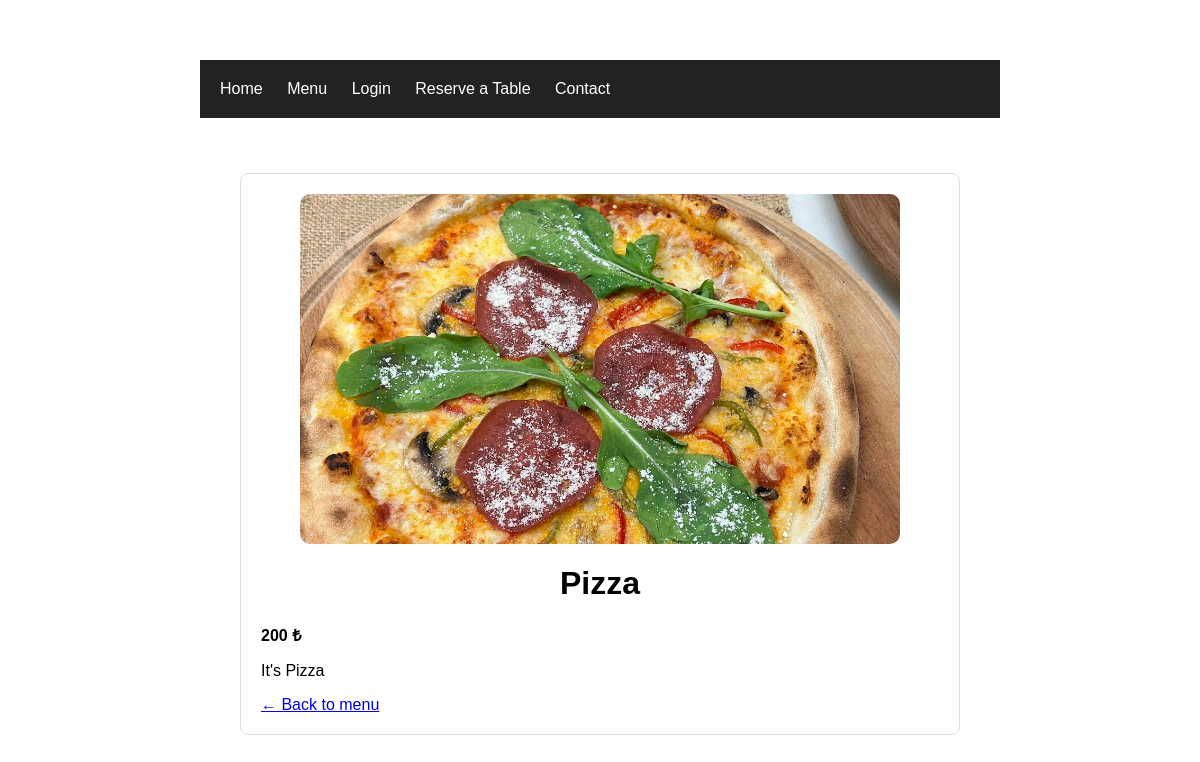
Page /menu/1/ on the committed database.
### menu/models.py (models this page shows, shortened)
class Food(models.Model):
    name = models.CharField(max_length=100)
    price = models.IntegerField()
    description = models.TextField(blank=True)
    image = models.ImageField(
        upload_to="food/",
        blank=True,
        null=True
    )
    category = models.ForeignKey(
        Category,
        on_delete=models.CASCADE,
        null=True,
        blank=True,
        related_name="foods"
    )

### menu/views.py (the view)
# urls.py: path('<int:id>/', views.food_detail, name="food_detail"),
def food_detail(request, id):
    food = get_object_or_404(Food, id=id)
    return render(
        request,
        "menu/food_detail.html",
        {"food": food}
    )

### menu/templates/menu/food_detail.html (shortened to what this page needs)
{% extends "base.html" %}
{% block content %}
<div class="food">
    {% if food.image %}
        <img src="{{ food.image.url }}" alt="{{ food.name }}">
    {% endif %}
    <h1>{{ food.name }}</h1>
    <p class="price">
        {{ food.price }} ₺
    </p>
    <p>
        {{ food.description }}
    </p>
    <a href="{% url 'menu:food_list' %}">
        ← Back to menu
    </a>
</div>
{% endblock %}

### menu/static/menu/style.css (style rules this page uses)
body { font-family: Arial, sans-serif; max-width: 800px; margin: 40px auto; padding: 20px; }
h1 { text-align: center; }
.food { border: 1px solid #ddd; padding: 20px; margin: 15px 0; border-radius: 8px; }
.price { font-weight: bold; }
.food > img { width: 100%; max-width: 600px; height: 350px; object-fit: cover; display: block; border-radius: 10px; margin: 0 auto 20px; }

### rows in the picture
Food: image (picture), name "Pizza", price "200", description "It's Pizza"
